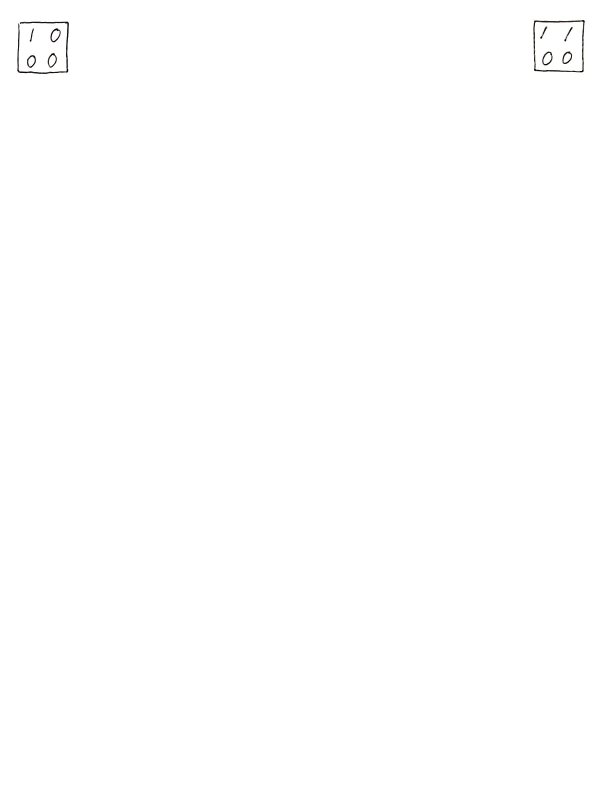
#> input picture data/photos/0.jpg, 1816 x 2394 px (shown at 1/3 size)
$ jupyter execute Example.ipynb
#> lines starting #> are read from the running program, lines starting #| are printed output that depends on the picture; after the words box and inside, x2 and y2 are one past the last pixel; in counts of white or black regions, pixels touching at a corner belong together
#> (reads data/bin.csv from the repository)
### bin_model.py
class MyModel:
  def __init__(self, arg):
    self.parameter = arg
    self.debug = False

  def start_debug(self):
    self.debug = True

  def predict(self, data):
    predicted = []
    for custom in data:
      contours = [(ind%28, ind//28) for ind, elm in enumerate(custom) if elm]
      y_max = max(contours, key=lambda dot: dot[1])[1]
      y_min = min(contours, key=lambda dot: dot[1])[1]
      y_mid = (y_max+y_min)//2

      width = []

      for ind in range(y_min, y_max+1):
        new_contours = list(filter(lambda x: x[1] == ind, contours))
        if not new_contours:
          continue

        x_max = max(new_contours, key=lambda dot: dot[0])[0]
        x_min = min(new_contours, key=lambda dot: dot[0])[0]

        width += [x_max - x_min]

      if self.debug:
        print(f"center: {y_mid-1}, width: {width}")
      predicted += [1 if max(width) < self.parameter else 0]
    return predicted

### helpers.py
import matplotlib.pyplot as plt
from math import sqrt, ceil
from sklearn import metrics
import numpy as np

def printm(data):
    dt = np.array(data)
    shape = dt.shape
    assert 1 <= len(shape) <= 2, "wrong shape"
    if len(shape) == 1:
        dt = [dt]
    edge = ceil(sqrt(shape[0]))
    for ind, img in enumerate(dt):
        plt.subplot(edge, edge, ind+1)
        plt.axis('off')
        plt.imshow(np.array(img).reshape(28, 28), cmap='gray_r')

class Statistics:
  # [21 lines left out: functions __init__, process, __str__, not called in this run]

### Example.ipynb
[cell 1]
from time import time
from sklearn.ensemble import RandomForestClassifier
from sklearn.preprocessing import StandardScaler
from IPython.display import Image
from bin_model import MyModel
from helpers import printm
import cv2 as cv
import numpy as np
import pandas as pd
from helpers import printm

LINE = 14

[cell 2]
def get_text(original, img, cnt_all, start, line, size):
  #Find the closeset contour to the start point
  prime_cnt = sorted(cnt_all, key=lambda cnt: abs(cv.pointPolygonTest(cnt,start,True)))[0]

  take_x = lambda dot: dot[0][0]
  take_y = lambda dot: dot[0][1]

  #Find coordinate of squre
  y_0 = min(prime_cnt, key=take_y)[0][1] + line
  x_0 = min(prime_cnt, key=take_x)[0][0] + line
  y_1 = max(prime_cnt, key=take_y)[0][1] - line
  x_1 = max(prime_cnt, key=take_x)[0][0] - line

  center_y = y_0 + (y_1 - y_0)//2
  center_x = x_0 + (x_1 - x_0)//2

  resize = lambda image: cv.resize(image, (size, size), interpolation = cv.INTER_CUBIC)
  return map(resize, [original[y_0: center_y, x_0: center_x],
                      original[y_0: center_y, center_x: x_1],
                      original[center_y: y_1, x_0: center_x],
                      original[center_y: y_1, center_x: x_1]])

[cell 3]
def standartize(dataset):
  output_dataset = []
  for img in dataset:
    new_img = []
    for row in img:
      for pixel in row:
        value = int(abs(255-((0.3 * pixel[0]) + (0.59 * pixel[1]) + (0.11 * pixel[2]))))
        new_img.append(value if value > 70 else 0)
    output_dataset.append(new_img)
  return output_dataset

[cell 4]
def convert_to_standart(path):
#> called with path = 'data/photos/0.jpg'
    image = cv.imread(path)
#> image is the input picture: shape (2394, 1816, 3); mean B, G, R 254.6, 254.6, 254.6

    #Left upper angle
    start_1 = (0, 0)

    #Right upper angle
    start_2 = (len(image[0]), 0)
#> start_2 = (1816, 0)

    #Size of digit
    size = 28

    #Process image
    gray = cv.cvtColor(image, cv.COLOR_BGR2GRAY)
    blur = cv.GaussianBlur(gray, (5,5), 0)
    thresh = cv.adaptiveThreshold(blur, 255, 1, 1, 11, 2)
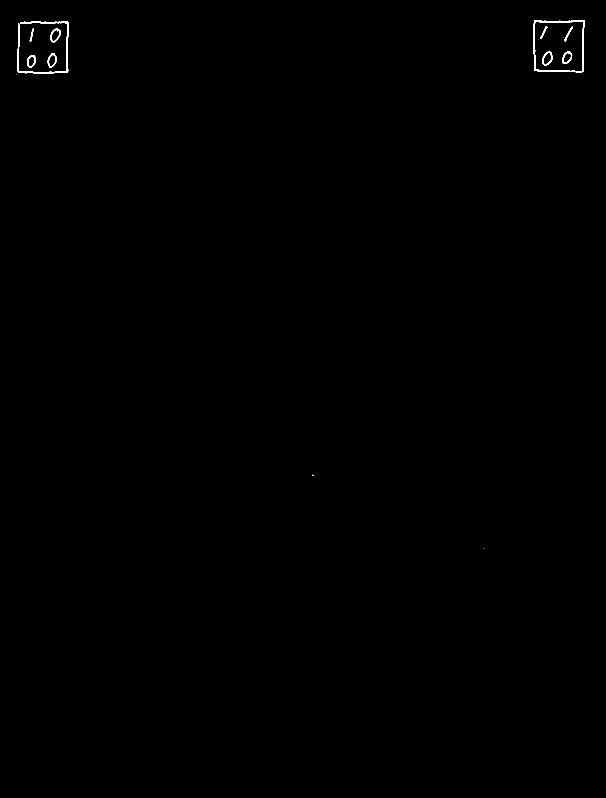
#> thresh: shape (2394, 1816) (shown at 1/3 size); 0.17% white; 15 white regions (5 under 20 px)

    #Get contours of image
    contours, _ = cv.findContours(thresh, cv.RETR_TREE, cv.CHAIN_APPROX_SIMPLE)
#> contours = 21 contours, 5 with area under 20; largest, box (x1, y1, x2, y2) and area: (1600, 60, 1754, 217) 22627, (1603, 64, 1751, 214) 20753, (52, 65, 207, 222) 1862, (1626, 155, 1658, 196) 916, (151, 85, 182, 127) 874

    #Get rid of dots and other lines that defenetly can not have area
    #and be squres that we are searching for
    contours = list(filter(lambda cnt: cv.contourArea(cnt) > 1000, contours))
#> contours = 3 contours; box (x1, y1, x2, y2) and area: (1600, 60, 1754, 217) 22627, (1603, 64, 1751, 214) 20753, (52, 65, 207, 222) 1862

    full = list(get_text(image, thresh, contours, start_1, LINE, size)) +\
           list(get_text(image, thresh, contours, start_2, LINE, size))
#> in get_text, `prime_cnt = sorted(cnt_all, key=lambda cnt: abs(cv.pointPolygonTest(cn..`: prime_cnt = contour of 195 points, box (x1, y1, x2, y2) (52, 65, 207, 222), area 1862
#> in get_text, `y_0 = min(prime_cnt, key=take_y)[0][1] + line`: y_0 = 79
#> in get_text, `x_0 = min(prime_cnt, key=take_x)[0][0] + line`: x_0 = 66
#> in get_text, `y_1 = max(prime_cnt, key=take_y)[0][1] - line`: y_1 = 207
#> in get_text, `x_1 = max(prime_cnt, key=take_x)[0][0] - line`: x_1 = 192
#> in get_text, `center_y = y_0 + (y_1 - y_0)//2`: center_y = 143
#> in get_text, `center_x = x_0 + (x_1 - x_0)//2`: center_x = 129
#> full = 8 items
    return np.array(standartize(full))
#> the loop in standartize, `for img in dataset:` made 8 passes

[cell 5]
def forest_predictor(train: dict, predict: list):
    scaler = StandardScaler().fit(train['data'])
    train_data = scaler.transform(train['data'])
    predict_data = scaler.transform(predict)

    clf = RandomForestClassifier()
    clf.fit(train_data, train['label'])
    return clf.predict(predict_data)

def simple_predictor(predict):
    model = MyModel(6)
#> in __init__, `self.parameter = arg`: self.parameter = 6
    return model.predict(predict)
#> the loop in predict, `for custom in data:` made 8 passes
#> (y_max, y_min, y_mid, predicted) on passes 1 to 8: (19, 3, 11, [1]), (20, 3, 11, [1, 0]), (25, 10, 17, [1, 0, 0]), (25, 7, 16, [1, 0, 0, 0]), (17, 2, 9, [1, 0, 0, 0, 1]), (21, 3, 12, [1, 0, 0, 0, 1, 1]), (24, 7, 15, [1, 0, 0, 0, 1, 1, 0]), (23, 7, 15, [1, 0, 0, 0, 1, 1, 0, 0])

[cell 6]
handwritten = pd.read_csv("data/bin.csv")
handwritten_data, handwritten_labels = handwritten.drop(["label"], axis=1).values, handwritten["label"]

[cell 7]
rocketbook = {
    'data':  handwritten_data,
    'label': handwritten_labels
}

[cell 8]
processed = convert_to_standart("data/photos/0.jpg")
Image("data/photos/0.jpg")

## Binary digits recognition

[cell 9]
print(f"RandomForest:    {list(forest_predictor(rocketbook, processed))}\n"+\
      f"SimplePredictor: {list(simple_predictor(processed))}")
#| RandomForest:    [1, 0, 0, 0, 0, 1, 0, 0]
#| SimplePredictor: [1, 0, 0, 0, 1, 1, 0, 0]

## Expected result

[cell 10]
printm(processed)
#> the loop in printm, `for ind, img in enumerate(dt):` made 1 pass
#> ind on pass 1: 0
#> (the call stopped at in printm, `plt.subplot(edge, edge, ind+1)`: IPython is not available in this run)
